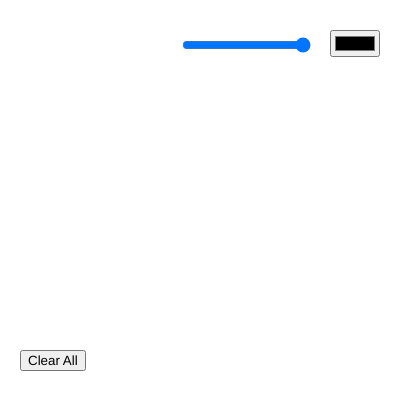
Frame 1 (no input)
Frame 60 (no input): identical to frame 1, image omitted
Frame 120 (the mouse pressed at the canvas centre since frame 60): identical to frame 1, image omitted

The p5.js sketch that drew this single still picture (run headless with seeded random() and noise() and a simulated clock; from frame 60 on, the mouse is pressed at the canvas centre):

// p5.js sketch
// ── sketch.js
let myPicker1;
let BrushSize;
let ClearButton;

function setup() {
    createCanvas(400, 400)

    const mainContainer = select("main")
    myPicker1 = createColorPicker();
    myPicker1.parent(mainContainer);
    myPicker1.position(330, 30);

 BrushSize = createSlider(5, 50)
 BrushSize.parent(mainContainer);
 BrushSize.position(180, 35)

 ClearButton = createButton("Clear All");
 ClearButton.parent(mainContainer);
 ClearButton.position(20, 350)

}

function mouseDragged() {
   noStroke();
   fill(myPicker1.value());
   circle(mouseX, mouseY, BrushSize.value());
}

function reset() {
   background(255)
}

function draw() {
    ClearButton.mousePressed(reset)
}
